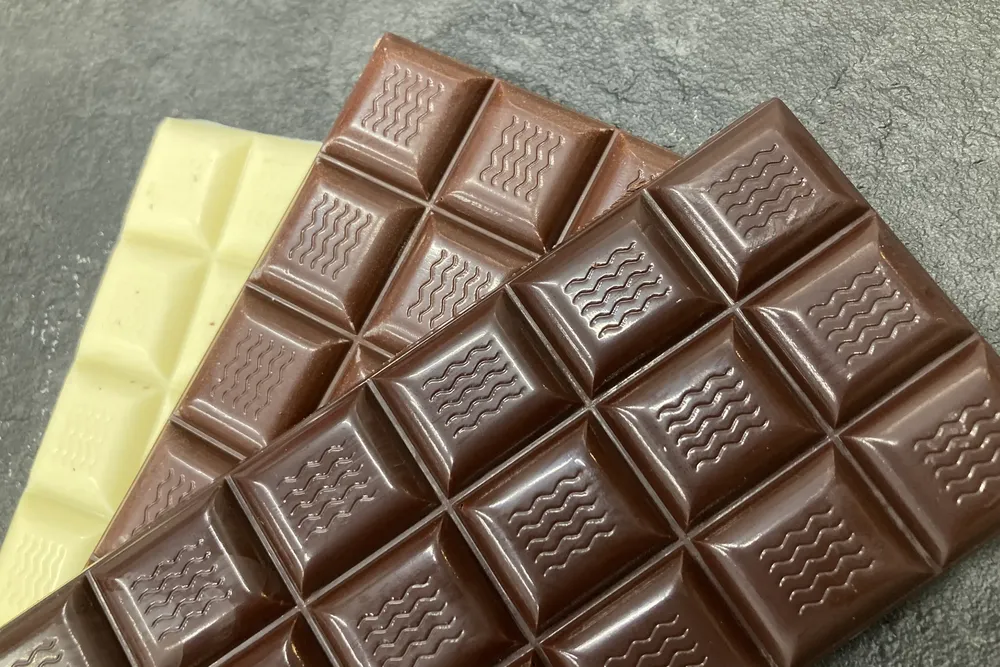
#> input picture report3/choco.webp, 1000 x 667 px, shrunk from 3000 x 2000 before the run
$ python tone_curve.py
#> lines starting #> are read from the running program, lines starting #| are printed output that depends on the picture
import cv2
import numpy as np
import matplotlib.pyplot as plt

#入力画像読み込み
img_color = cv2.imread("./choco.webp")
#> img_color is the input picture: shape (667, 1000, 3); mean B, G, R 98.4, 116.2, 129.8
img_gray = cv2.cvtColor(img_color, cv2.COLOR_BGR2GRAY)
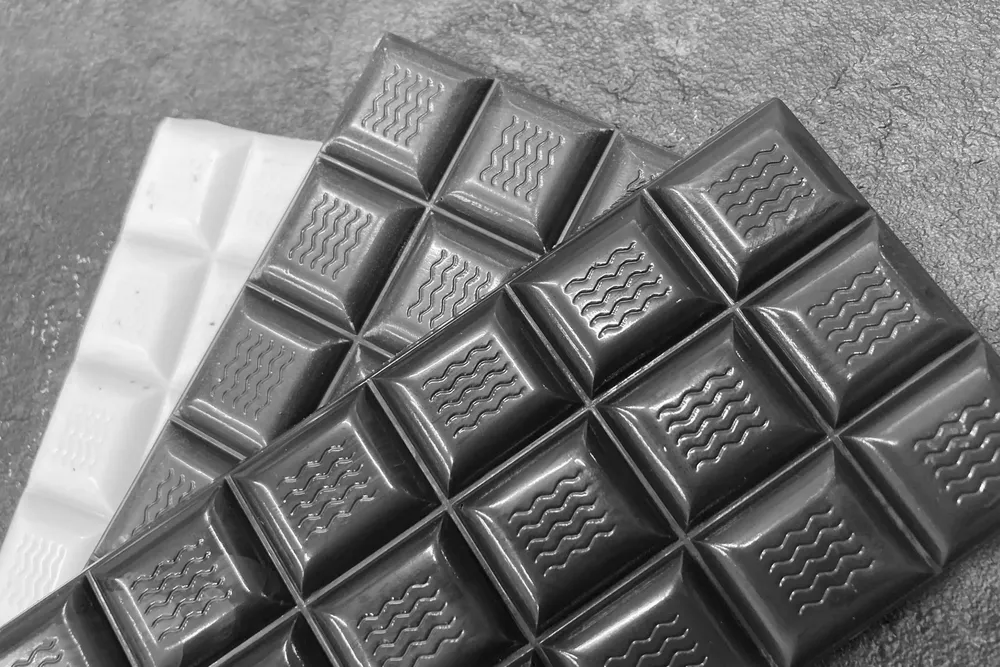
#> img_gray: shape (667, 1000); min 4, max 255, mean 118.2

#ガンマ(教科書と統一した)
gamma_list = [3.0, 2.0, 1.5, 1.0, 0.66, 0.5, 0.33]

#画像ごとに処理して保存＋表示
plt.figure(figsize=(14, 6))
for i, gamma in enumerate(gamma_list):
    inv_gamma = 1.0 / gamma

    #γ変換ルックアップテーブル生成
    lut = np.array([255 * ((x / 255) ** inv_gamma) for x in range(256)]).astype("uint8")
    gamma_img = cv2.LUT(img_gray, lut)

    #画像保存
    filename = f"gamma_gray_{gamma:.2f}.jpg"
    cv2.imwrite(filename, gamma_img)

    #表示
    plt.subplot(2, 4, i + 1)
    plt.imshow(gamma_img, cmap='gray')
    plt.title(f"γ = {gamma}")
    plt.axis("off")
#> this loop made 7 passes
#> pass 1, `gamma_img = cv2.LUT(img_gray, lut)`:
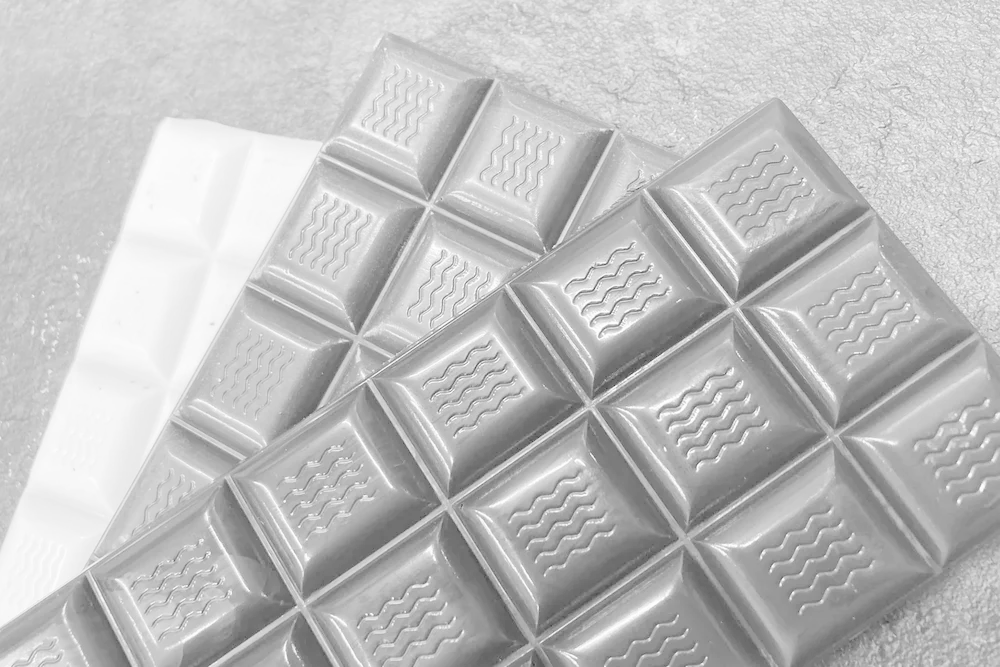
#> gamma_img: shape (667, 1000); min 63, max 255, mean 190.8
#> pass 2, `gamma_img = cv2.LUT(img_gray, lut)`:
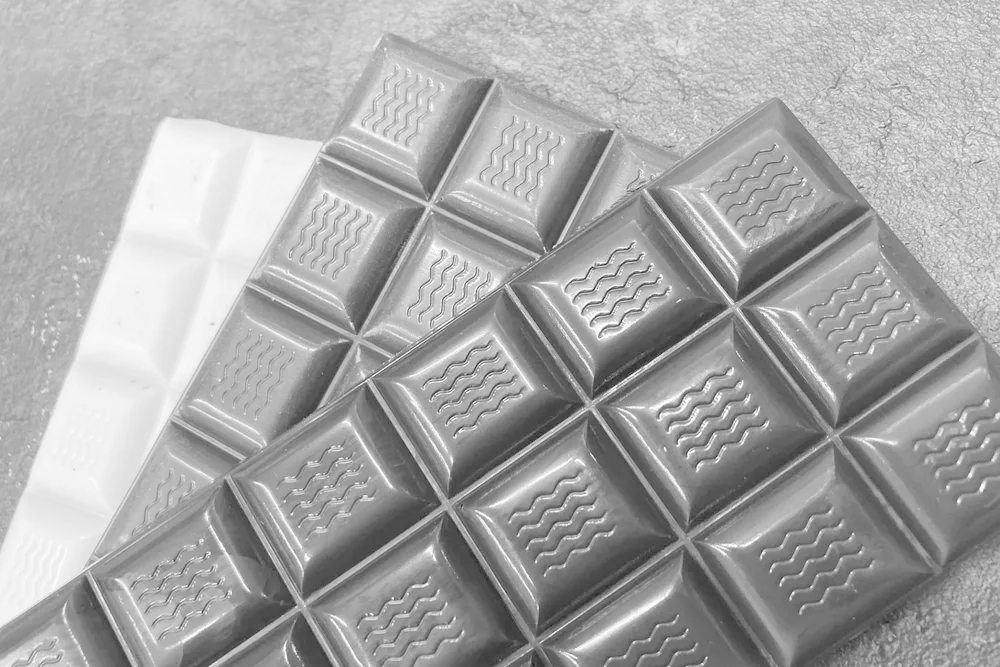
#> gamma_img: shape (667, 1000); min 31, max 255, mean 167.3
#> pass 3, `gamma_img = cv2.LUT(img_gray, lut)`:
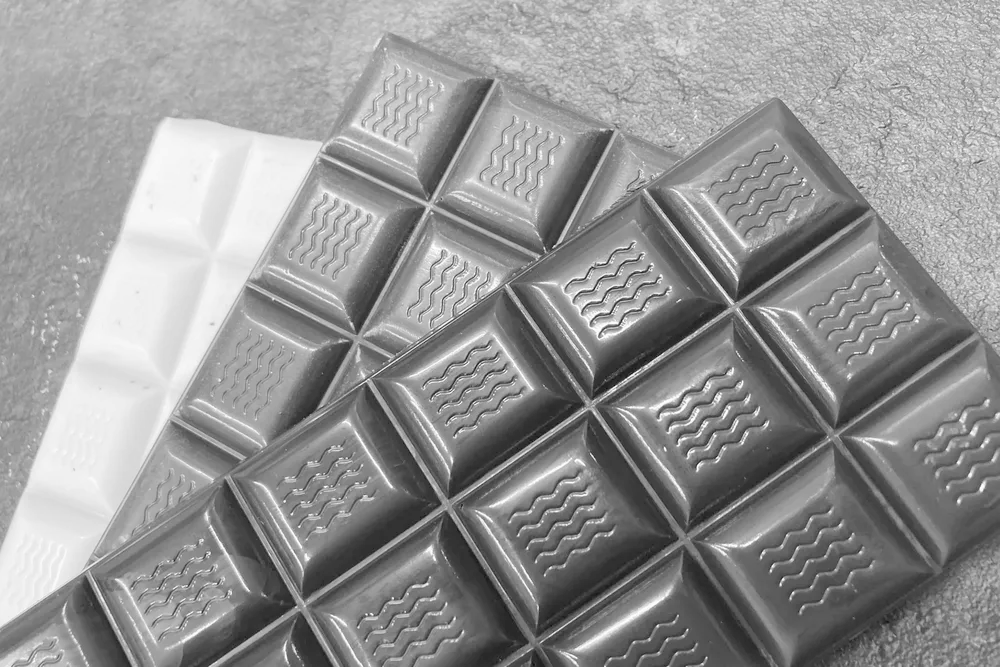
#> gamma_img: shape (667, 1000); min 15, max 255, mean 147.9

plt.tight_layout()
plt.savefig("gamma_gray_all.jpg", dpi=150)
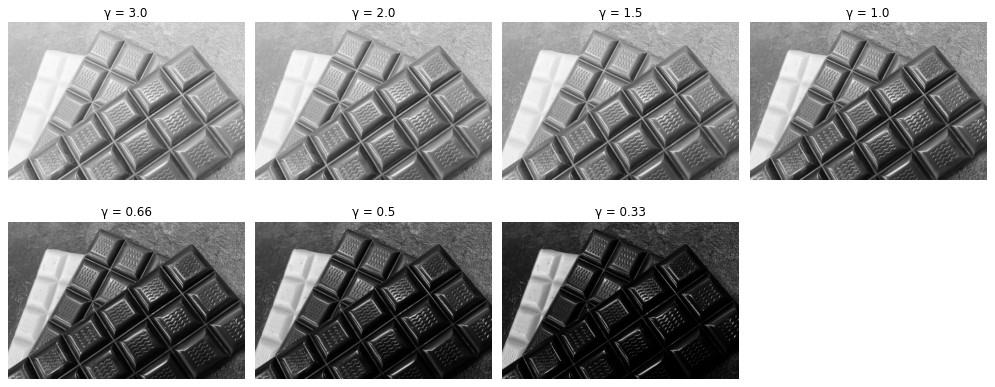
#> figure drawn by matplotlib, 7 panels
plt.show()

$ run again, with report3/sakana.jpg saved as report3/choco.webp
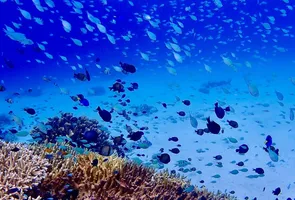
#> input picture report3/sakana.jpg, 295 x 200 px, shrunk from 884 x 600 before the run
#> img_color is the input picture: shape (200, 295, 3); mean B, G, R 197.2, 94.2, 40.4
#> `img_gray = cv2.cvtColor(img_color, cv2.COLOR_BGR2GRAY)`:
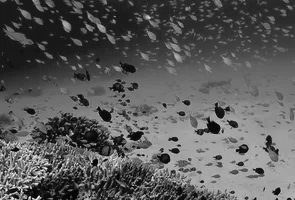
#> img_gray: shape (200, 295); min 1, max 254, mean 89.9
#> the loop `for i, gamma in enumerate(gamma_list):` made 7 passes
#> pass 3, `gamma_img = cv2.LUT(img_gray, lut)`:
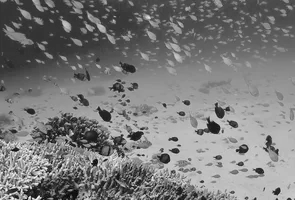
#> gamma_img: shape (200, 295); min 6, max 254, mean 122.1

$ run again, with report3/umi.jpg saved as report3/choco.webp
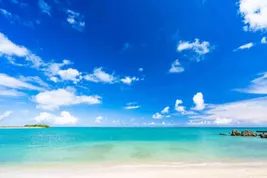
#> input picture report3/umi.jpg, 267 x 178 px, shrunk from 800 x 533 before the run
#> img_color is the input picture: shape (178, 267, 3); mean B, G, R 216.8, 154.9, 80.3
#> `img_gray = cv2.cvtColor(img_color, cv2.COLOR_BGR2GRAY)`:
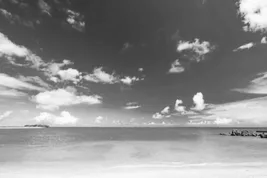
#> img_gray: shape (178, 267); min 9, max 255, mean 139.7
#> the loop `for i, gamma in enumerate(gamma_list):` made 7 passes
#> pass 3, `gamma_img = cv2.LUT(img_gray, lut)`:
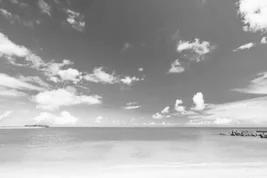
#> gamma_img: shape (178, 267); min 27, max 255, mean 166.6
